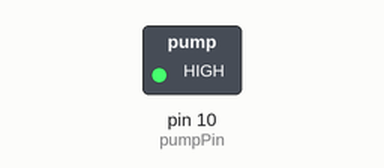
The sketch below on a simulated Arduino Uno, built with avr-gcc and run on an emulated ATmega328P. Shown: switched loads named in the sketch (green lamp = pin HIGH). What the sketch prints to the serial monitor is not drawn.

Above: at 2.5 s.
At 7.5 s:
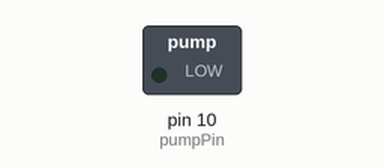
Timing chart, 0 to 13.0 s (numbered marks = the images above):
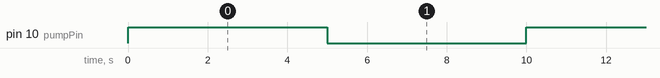

Measured:
- by itself, pin 10 (pumpPin): alternates HIGH for 5.0 s and LOW for 5.0 s

The sketch:

pumpTEst.ino
```cpp
const int pumpPin = 10;  // Pin connected to relay module controlling the pump

void setup() {
  pinMode(pumpPin, OUTPUT);
  Serial.begin(9600);
  Serial.println("🚿 Pump test starting...");
}

void loop() {
  // Turn pump ON
  digitalWrite(pumpPin, HIGH);
  Serial.println("💧 Pump ON");
  delay(5000);  // Pump on for 5 seconds

  // Turn pump OFF
  digitalWrite(pumpPin, LOW);
  Serial.println("💤 Pump OFF");
  delay(5000);  // Pump off for 5 seconds
}
```
